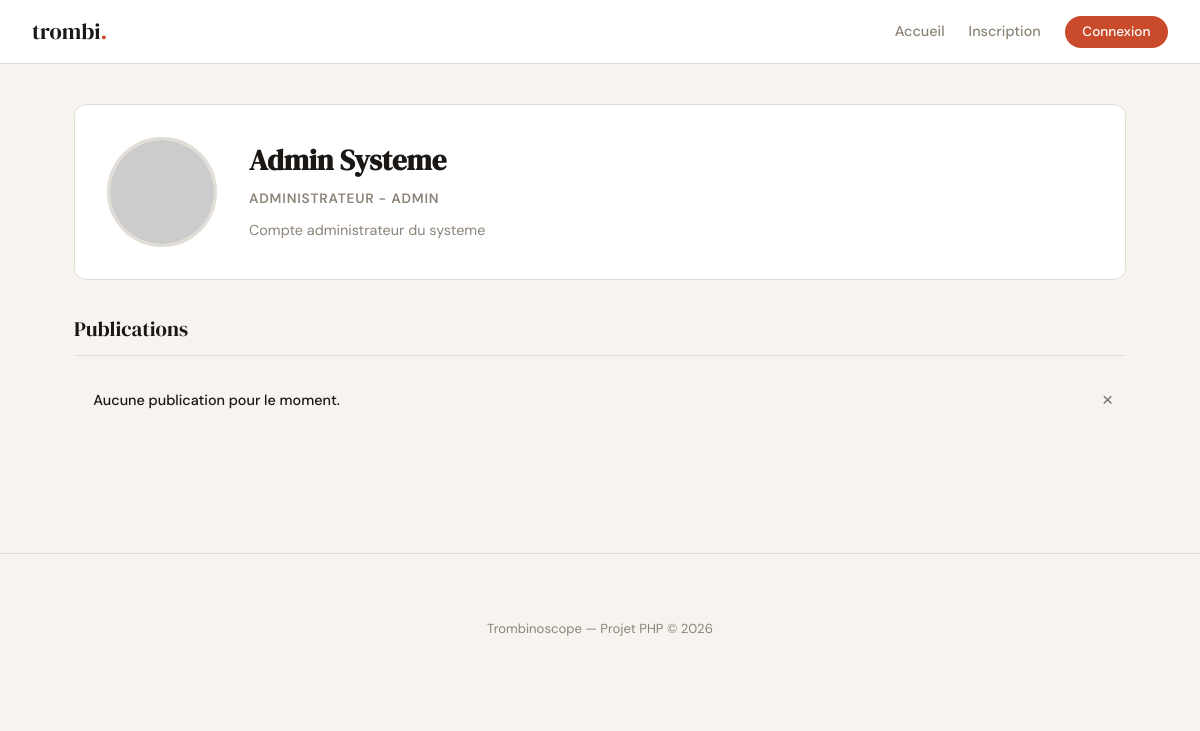
The page /profil.php?id=1 on the database its author committed.
### tables this page shows
CREATE TABLE utilisateurs (
    id INT AUTO_INCREMENT PRIMARY KEY,
    prenom VARCHAR(100) NOT NULL,
    nom VARCHAR(100) NOT NULL,
    email VARCHAR(255) NOT NULL UNIQUE,
    password VARCHAR(255) NOT NULL,
    specialite VARCHAR(150),
    promo VARCHAR(50),
    bio TEXT,
    avatar VARCHAR(255) DEFAULT 'default.svg',
    is_admin TINYINT(1) DEFAULT 0,
    banned_at DATETIME NULL,
    ban_reason VARCHAR(255) NULL,
    last_login_ip VARCHAR(45) NULL,
    created_at DATETIME DEFAULT CURRENT_TIMESTAMP,
    INDEX idx_email (email),
    INDEX idx_is_admin (is_admin),
    INDEX idx_banned_at (banned_at),
    INDEX idx_last_login_ip (last_login_ip)
);

### profil.php (the view, shortened to what this page needs)
<?php
require_once 'config.php';
$isLoggedIn = isset($_SESSION['user_id']);
$profileId = isset($_GET['id']) ? (int) $_GET['id'] : 0;
$fakeKey = strtolower(trim($_GET['fake'] ?? ''));
$avatarBackgrounds = ['b6e3f4', 'ffdfbf', 'd1f4d1', 'ffd5dc', 'e8d5ff', 'fff3b0', 'c0f0f0', 'ffd5b0'];
function default_avatar_url($seed, $backgrounds) {
  $seed = trim((string) $seed);
  $index = abs(crc32($seed)) % max(count($backgrounds), 1);
  $bg = $backgrounds[$index] ?? 'b6e3f4';
  return 'https://api.dicebear.com/7.x/personas/svg?seed=' . urlencode($seed) . '&backgroundColor=' . $bg;
}
function promo_group($promo) {
  $promo = strtoupper(trim((string) $promo));
  return '';
}
$isFakeProfile = ($fakeKey !== '' && isset($fakeProfiles[$fakeKey]));
if ($isFakeProfile) {
  $profil = $fakeProfiles[$fakeKey];
  $fullName = trim(($profil['prenom'] ?? '') . ' ' . ($profil['nom'] ?? ''));
  $avatarPath = $profil['avatar'] ?? 'default.svg';
  $specialite = $profil['specialite'] ?? '';
  $promo = $profil['promo'] ?? '';
  $bio = $profil['bio'] ?? '';
  $isOwnProfile = false;
  $publications = [];
  $commentsByPublication = [];
  foreach ($profil['publications'] as $publication) {
    $pubId = (int) $publication['id'];
    $publications[] = [
      'id' => $pubId,
      'utilisateur_id' => 0,
      'contenu' => $publication['contenu'] ?? '',
      'created_at' => $publication['created_at'] ?? '',
      'prenom' => $profil['prenom'] ?? '',
      'nom' => $profil['nom'] ?? '',
    ];
    $commentsByPublication[$pubId] = [];
    foreach ($publication['comments'] as $comment) {
      $commentsByPublication[$pubId][] = [
        'utilisateur_id' => 0,
        'prenom' => $comment['prenom'] ?? '',
        'nom' => $comment['nom'] ?? '',
        'contenu' => $comment['contenu'] ?? '',
        'fake_key' => $comment['fake_key'] ?? '',
        'created_at' => $comment['created_at'] ?? 'il y a quelques instants',
      ];
    }
  }
} else {
  $stmt = $pdo->prepare("SELECT id, prenom, nom, specialite, promo, bio, avatar FROM utilisateurs WHERE id = ? LIMIT 1");
  $stmt->execute([$profileId]);
  $profil = $stmt->fetch(PDO::FETCH_ASSOC);
  $fullName = trim(($profil['prenom'] ?? '') . ' ' . ($profil['nom'] ?? ''));
  $avatar = $profil['avatar'] ?? 'default.svg';
  if ($avatar === '' || $avatar === 'default.svg') {
    $avatarPath = default_avatar_url($fullName !== '' ? $fullName : ('user-' . $profil['id']), $avatarBackgrounds);
  } else {
    $avatarPath = preg_match('/^https?:\\/\\//', $avatar) ? $avatar : './uploads/' . $avatar;
  }
  $specialite = $profil['specialite'] ?? '';
  $promo = $profil['promo'] ?? '';
  $bio = $profil['bio'] ?? '';
  $stmt = $pdo->prepare(
    "SELECT p.id, p.utilisateur_id, p.contenu, p.created_at, u.prenom, u.nom " .
      "FROM publications p " .
      "JOIN utilisateurs u ON u.id = p.utilisateur_id " .
      "WHERE p.utilisateur_id = ? " .
      "ORDER BY p.created_at DESC"
  );
  $stmt->execute([$profileId]);
  $publications = $stmt->fetchAll(PDO::FETCH_ASSOC);
}
?>
<!DOCTYPE html>
<html lang="fr">
<head>
  <link rel="stylesheet" href="./assets/css/style.css">
</head>
<body>
  <nav>
    <a href="index.php" class="nav-logo">trombi<span>.</span></a>
    <ul class="nav-links">
      <li><a href="index.php">Accueil</a></li>
      <?php if ($isLoggedIn): ?>
        <li><a href="profil.php?id=<?php echo (int) $_SESSION['user_id']; ?>">Mon profil</a></li>
        <li><a href="logout.php" class="btn-nav">Deconnexion</a></li>
      <?php else: ?>
        <li><a href="register.php">Inscription</a></li>
        <li><a href="login.php" class="btn-nav">Connexion</a></li>
      <?php endif; ?>
    </ul>
  </nav>
  <div class="container">
    <div class="profile-header">
      <img
        class="profile-avatar"
        src="<?php echo htmlspecialchars($avatarPath, ENT_QUOTES, 'UTF-8'); ?>"
        alt="<?php echo htmlspecialchars($fullName, ENT_QUOTES, 'UTF-8'); ?>">
      <div class="profile-info">
        <h1><?php echo htmlspecialchars($fullName, ENT_QUOTES, 'UTF-8'); ?></h1>
        <?php if ($specialite !== '' || $promo !== ''): ?>
          <div class="role">
            <?php echo htmlspecialchars(trim($specialite . ' - ' . $promo), ENT_QUOTES, 'UTF-8'); ?>
          </div>
        <?php endif; ?>
        <div class="bio"><?php echo nl2br(htmlspecialchars($bio, ENT_QUOTES, 'UTF-8')); ?></div>
      </div>
    </div>
    <div class="section-title">Publications</div>
    <div class="post-list">
      <?php if (empty($publications)): ?>
        <div class="flash">
          Aucune publication pour le moment.
        </div>
      <?php endif; ?>
    </div>
  </div>
  <footer>
    <div class="container">
      <p>Trombinoscope &mdash; Projet PHP &copy; <span class="footer-year"></span></p>
    </div>
  </footer>
</body>
</html>

### assets/css/style.css (style rules this page uses)
:root { --bg: #F7F4EF; --surface: #FFFFFF; --border: #E2DDD6; --text: #1A1714; --muted: #8C8379; --accent: #C94B2C; --accent-light: #F5EDE9; --success: #2D6A4F; --success-light: #E8F5EE; --radius: 12px; --shadow: 0 2px 16px rgba(26, 23, 20, 0.08); }
* { box-sizing: border-box; margin: 0; padding: 0; }
body { font-family: 'DM Sans', sans-serif; background: var(--bg); color: var(--text); font-size: 15px; line-height: 1.6; min-height: 100vh; }
nav { background: var(--surface); border-bottom: 1px solid var(--border); padding: 0 2rem; display: flex; align-items: center; justify-content: space-between; height: 64px; position: sticky; top: 0; z-index: 100; }
.nav-logo { font-family: 'DM Serif Display', serif; font-size: 1.4rem; color: var(--text); text-decoration: none; }
.nav-logo span { color: var(--accent); }
.nav-links { display: flex; align-items: center; gap: 1.5rem; list-style: none; }
.nav-links a { text-decoration: none; color: var(--muted); font-weight: 500; font-size: 0.9rem; transition: color 0.2s; }
.nav-links .btn-nav { background: var(--accent); color: white; padding: 0.45rem 1.1rem; border-radius: 50px; font-size: 0.85rem; }
.container { max-width: 1100px; margin: 0 auto; padding: 2.5rem 1.5rem; }
.flash { position: relative; padding: 0.85rem 2.5rem 0.85rem 1.2rem; border-radius: var(--radius); margin-bottom: 1.5rem; font-size: 0.9rem; font-weight: 500; }
.profile-header { background: var(--surface); border: 1px solid var(--border); border-radius: var(--radius); padding: 2rem; display: flex; gap: 2rem; align-items: flex-start; margin-bottom: 2rem; }
.profile-avatar { width: 110px; height: 110px; border-radius: 50%; object-fit: cover; flex-shrink: 0; border: 3px solid var(--border); }
.profile-info h1 { font-family: 'DM Serif Display', serif; font-size: 1.8rem; margin-bottom: 0.3rem; }
.profile-info .role { color: var(--muted); font-size: 0.85rem; text-transform: uppercase; letter-spacing: 0.06em; font-weight: 600; margin-bottom: 0.6rem; }
.profile-info .bio { color: var(--muted); font-size: 0.9rem; max-width: 500px; }
.section-title { font-family: 'DM Serif Display', serif; font-size: 1.3rem; margin-bottom: 1.2rem; padding-bottom: 0.6rem; border-bottom: 1px solid var(--border); }
.post-list { display: flex; flex-direction: column; gap: 1rem; }
footer { margin-top: 4rem; border-top: 1px solid var(--border); padding: 1.5rem 2rem; text-align: center; font-size: 0.82rem; color: var(--muted); }

### rows shown on the page
utilisateurs: fullName "Admin Systeme", specialite "ADMINISTRATEUR - ADMIN", bio "Compte administrateur du systeme"
